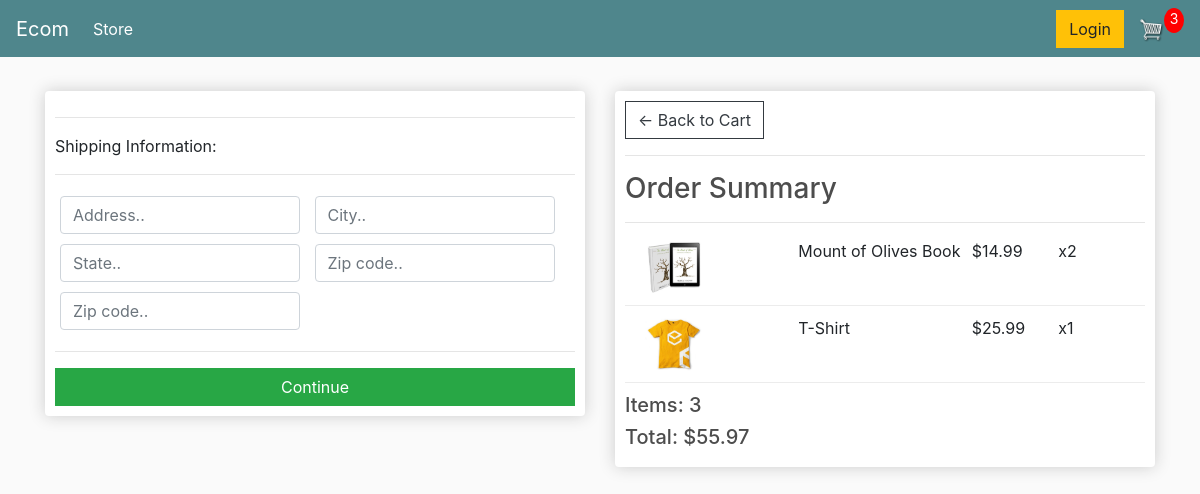
The page /checkout/ (signed in) on the database as committed earlier.
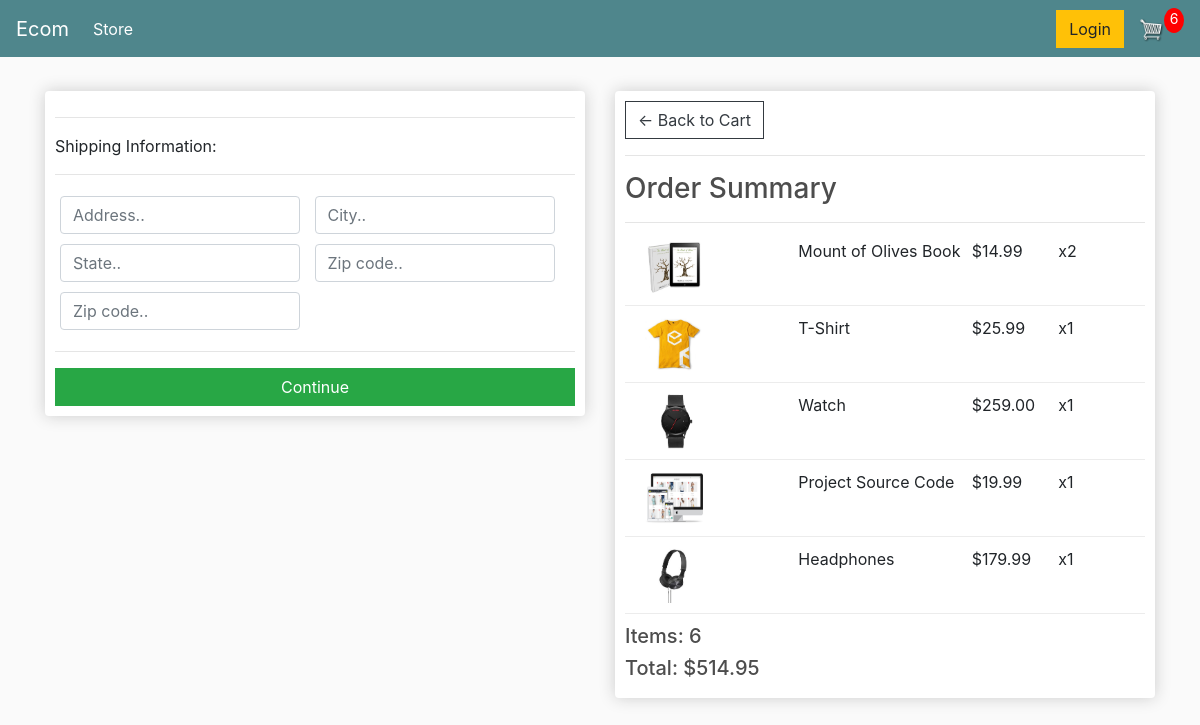
The same page on the database as committed later.
### store/models.py (models this page shows, shortened)
class OrderItem(models.Model):
	product = models.ForeignKey(Product, on_delete=models.SET_NULL, null=True)
	order = models.ForeignKey(Order, on_delete=models.SET_NULL, null=True)
	quantity = models.IntegerField(default=0, null=True, blank=True)
	date_added = models.DateTimeField(auto_now_add=True)
	@property
	def get_total(self):
		total = self.product.price * self.quantity
		return total

class Product(models.Model):
	name = models.CharField(max_length=200)
	price = models.FloatField()
	digital = models.BooleanField(default=False,null=True, blank=True)
	image = models.ImageField(null=True, blank=True)
	@property
	def imageURL(self):
		try:
			url = self.image.url
		except:
			url = ''
		return url

class Order(models.Model):
	customer = models.ForeignKey(Customer, on_delete=models.SET_NULL, null=True, blank=True)
	date_ordered = models.DateTimeField(auto_now_add=True)
	complete = models.BooleanField(default=False)
	transaction_id = models.CharField(max_length=100, null=True)
	@property
	def shipping(self):
		shipping = False
		orderitems = self.orderitem_set.all()
		for i in orderitems:
			if i.product.digital == False:
				shipping = True
		return shipping
	@property
	def get_cart_total(self):
		orderitems = self.orderitem_set.all()
		total = sum([item.get_total for item in orderitems])
		return total
	@property
	def get_cart_items(self):
		orderitems = self.orderitem_set.all()
		total = sum([item.quantity for item in orderitems])
		return total

### store/views.py (the view)
# urls.py: path('checkout/', views.checkout, name="checkout"),
def checkout(request):
    if request.user.is_authenticated:
        customer = request.user.customer
        order, created = Order.objects.get_or_create(customer=customer, complete=False)
        items = order.orderitem_set.all()
        cartItems = order.get_cart_items
    else:
        items = []
        order = {'get_cart_total':0, 'get_cart_items':0, 'shipping':False}
        cartItems = order['get_cart_items']
    context = {'items':items, 'order':order, 'cartItems':cartItems}
    return render(request, 'store/checkout.html', context)

### store/templates/store/checkout.html (shortened to what this page needs)
{% extends 'store/main.html' %}
{% load static %}
{% block content %}
     <div class="row">
		<div class="col-lg-6">
			<div class="box-element" id="form-wrapper">
				<form id="form">
					<div id="shipping-info">
						<hr>
						<p>Shipping Information:</p>
						<hr>
						<div class="form-field">
							<input class="form-control" type="text" name="address" placeholder="Address..">
						</div>
						<div class="form-field">
							<input class="form-control" type="text" name="city" placeholder="City..">
						</div>
						<div class="form-field">
							<input class="form-control" type="text" name="state" placeholder="State..">
						</div>
						<div class="form-field">
							<input class="form-control" type="text" name="zipcode" placeholder="Zip code..">
						</div>
						<div class="form-field">
							<input class="form-control" type="text" name="country" placeholder="Zip code..">
						</div>
					</div>
					<hr>
					<input id="form-button" class="btn btn-success btn-block" type="submit" value="Continue">
				</form>
			</div>
			<br>
		</div>
		<div class="col-lg-6">
			<div class="box-element">
				<a  class="btn btn-outline-dark" href="{% url 'cart' %}">&#x2190; Back to Cart</a>
				<hr>
				<h3>Order Summary</h3>
				<hr>
				{% for item in items %}
				<div class="cart-row">
					<div style="flex:2"><img class="row-image" src={{item.product.imageURL}}></div>
					<div style="flex:2"><p>{{item.product.name}}</p></div>
					<div style="flex:1"><p>${{item.product.price|floatformat:2}}</p></div>
					<div style="flex:1"><p>x{{item.quantity}}</p></div>
				</div>
				{% endfor %}
				<h5>Items: {{order.get_cart_items}}</h5>
				<h5>Total: ${{order.get_cart_total|floatformat:2}}</h5>
			</div>
		</div>
	</div>
{% endblock content %}

Rows that differ between the two databases and show on the page:
added OrderItem: product.imageURL (picture), product.name "Watch", product.price "259.00", quantity "1"
added OrderItem: product.imageURL (picture), product.name "Project Source Code", product.price "19.99", quantity "1"
added OrderItem: product.imageURL (picture), product.name "Headphones", product.price "179.99", quantity "1"
computed for Order: get_cart_items "3" → "6"; get_cart_total "55.97" → "514.95"
Other text that changed with them:
{{ cartItems }}: "3" → "6"
